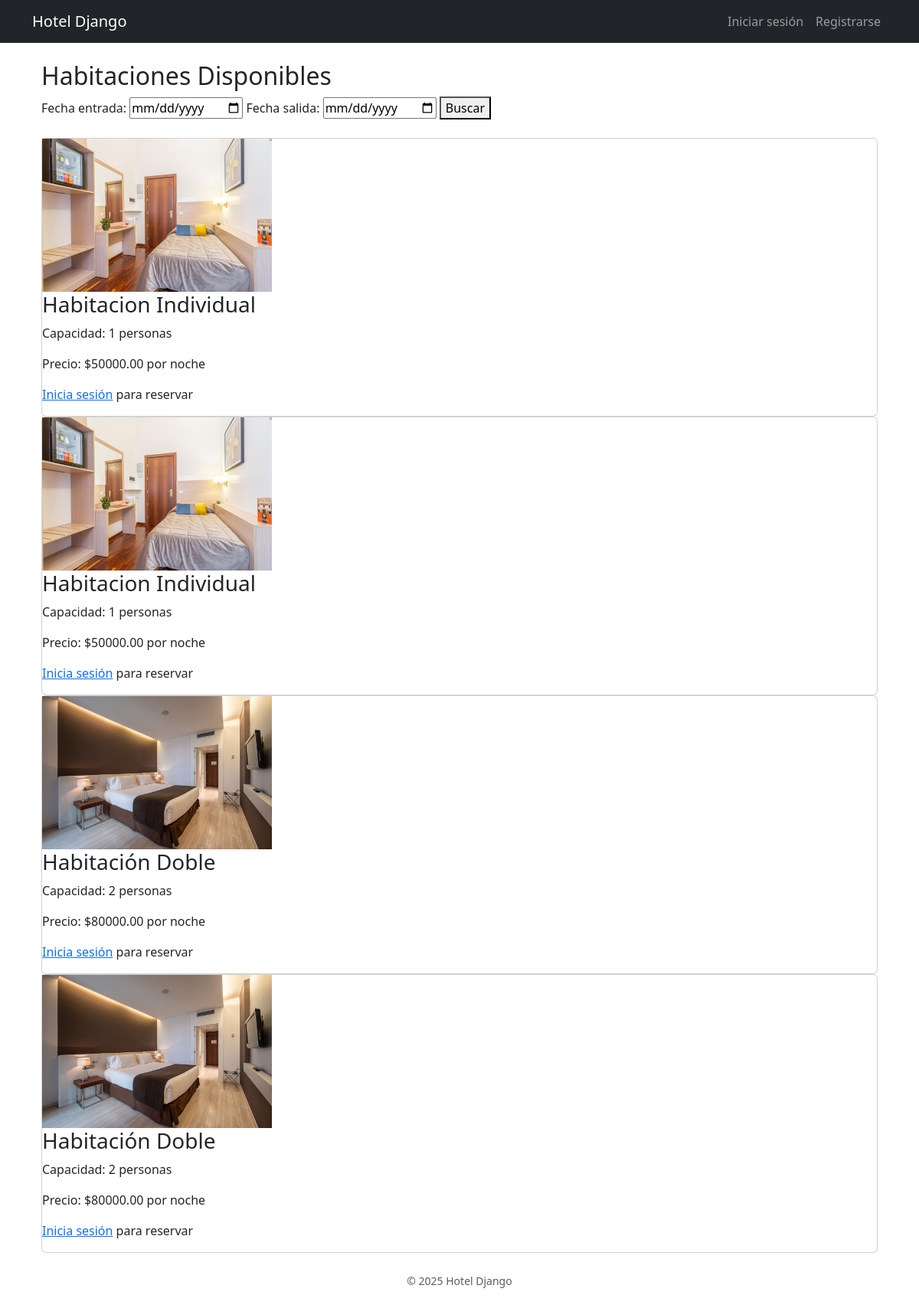
Screenshot of /habitaciones/disponibles/ with the database file from the repository.
### apps/habitaciones/models.py (models this page shows, shortened)
class Habitacion(models.Model):
    numero = models.CharField(max_length=10, unique=True)
    tipo = models.ForeignKey('TipoHabitacion', on_delete=models.CASCADE, related_name='habitaciones')
    disponible = models.BooleanField(default=True)

class TipoHabitacion(models.Model):
    nombre = models.CharField(max_length=100)
    descripcion = models.TextField(blank=True, null=True)
    precio_por_noche = models.DecimalField(max_digits=8, decimal_places=2)
    capacidad = models.PositiveIntegerField(default=1)
    imagen = models.ImageField(upload_to='habitaciones/', blank=True, null=True)

### apps/habitaciones/views.py (the view)
# urls.py: path('disponibles/', views.habitaciones_disponibles, name='habitaciones_disponibles'),
def habitaciones_disponibles(request):
    fecha_entrada = request.GET.get('fecha_entrada')
    fecha_salida = request.GET.get('fecha_salida')
    habitaciones = Habitacion.objects.filter(disponible=True).select_related('tipo')
    if fecha_entrada and fecha_salida:
        disponibles = []
        for habitacion in habitaciones:
            if habitacion.esta_disponible(fecha_entrada, fecha_salida):
                disponibles.append(habitacion)
        habitaciones = disponibles
    context = {
        'habitaciones': habitaciones,
        'fecha_entrada': fecha_entrada,
        'fecha_salida': fecha_salida,
    }
    return render(request, 'habitaciones/lista_habitaciones.html', context)

### apps/habitaciones/templates/habitaciones/lista_habitaciones.html
{% extends "base.html" %}
{% block content %}
<div class="container mt-4">
  <h2>Habitaciones Disponibles</h2>
  <form method="get" class="mb-4">
    <label>Fecha entrada:</label>
    <input type="date" name="fecha_entrada" value="{{ fecha_entrada }}">
    <label>Fecha salida:</label>
    <input type="date" name="fecha_salida" value="{{ fecha_salida }}">
    <button type="submit">Buscar</button>
  </form>
  {% if habitaciones %}
    <div class="grid">
      {% for habitacion in habitaciones %}
        <div class="card">
          {% if habitacion.tipo.imagen %}
            <img src="{{ habitacion.tipo.imagen.url }}" alt="{{ habitacion.tipo.nombre }}" width="300">
          {% endif %}
          <h3>{{ habitacion.tipo.nombre }}</h3>
          <p>Capacidad: {{ habitacion.tipo.capacidad }} personas</p>
          <p>Precio: ${{ habitacion.tipo.precio_por_noche }} por noche</p>
          {% if user.is_authenticated %}
            <a href="{% url 'crear_reserva' habitacion.id %}" class="btn btn-success">Reservar</a>
          {% else %}
            <p><a href="{% url 'login' %}?next={% url 'habitaciones_disponibles' %}">Inicia sesión</a> para reservar</p>
          {% endif %}
        </div>
      {% endfor %}
    </div>
  {% else %}
    <p>No hay habitaciones disponibles en las fechas seleccionadas.</p>
  {% endif %}
</div>
{% endblock %}

### templates/base.html (shortened to what this page needs)
<!DOCTYPE html>
<html lang="es">
<head>
    <link rel="stylesheet" href="https://cdn.jsdelivr.net/npm/bootstrap@5.3.3/dist/css/bootstrap.min.css">
</head>
<body>
    <nav class="navbar navbar-expand-lg navbar-dark bg-dark mb-4">
        <div class="container">
            <a class="navbar-brand" href="/">Hotel Django</a>
            <div class="collapse navbar-collapse">
                <ul class="navbar-nav ms-auto">
                    {% if user.is_authenticated %}
                        <li class="nav-item"><a class="nav-link" href="#">Hola, {{ user.username }}</a></li>
                        <li class="nav-item">
                            <a class="nav-link" href="{% url 'mis_reservas' %}">Mis reservas</a>
                        </li>
                        <form method="post" action="{% url 'logout' %}" style="display:inline;">
                            {% csrf_token %}
                            <button type="submit" class="btn btn-link nav-link" style="display:inline; border:none; background:none;">
                                Cerrar sesión
                            </button>
                        </form>
                    {% else %}
                        <li class="nav-item"><a class="nav-link" href="{% url 'login' %}">Iniciar sesión</a></li>
                        <li class="nav-item"><a class="nav-link" href="{% url 'registro' %}">Registrarse</a></li>
                    {% endif %}
                </ul>
            </div>
        </div>
    </nav>
    <main class="container">
        {% block content %}
        {% endblock %}
    </main>
    <footer class="text-center mt-4 mb-4 text-muted">
        <small>© 2025 Hotel Django</small>
    </footer>
</body>
</html>

### rows the page displays
Habitacion: tipo.imagen (picture), tipo.nombre "Habitacion Individual", tipo.capacidad "1", tipo.precio_por_noche "50000.00"
Habitacion: tipo.imagen (picture), tipo.nombre "Habitacion Individual", tipo.capacidad "1", tipo.precio_por_noche "50000.00"
Habitacion: tipo.imagen (picture), tipo.nombre "Habitación Doble", tipo.capacidad "2", tipo.precio_por_noche "80000.00"
Habitacion: tipo.imagen (picture), tipo.nombre "Habitación Doble", tipo.capacidad "2", tipo.precio_por_noche "80000.00"
